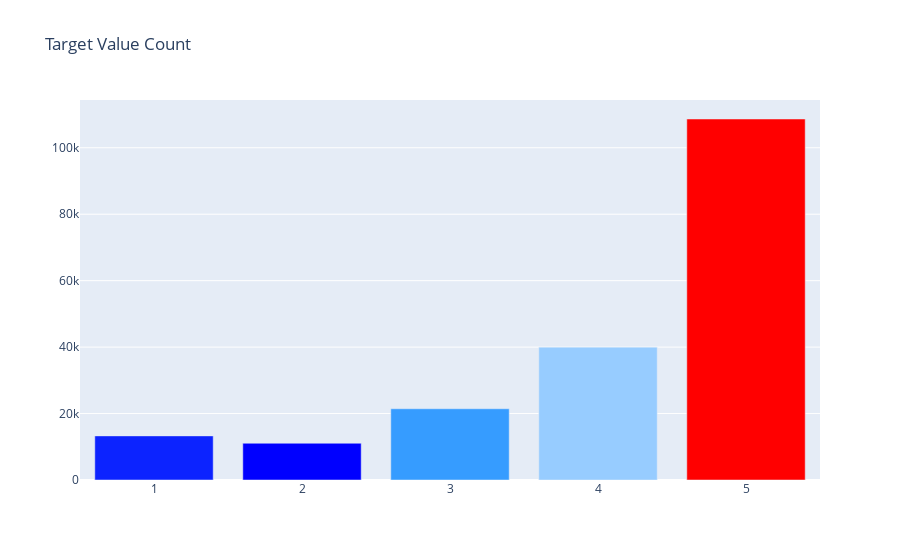
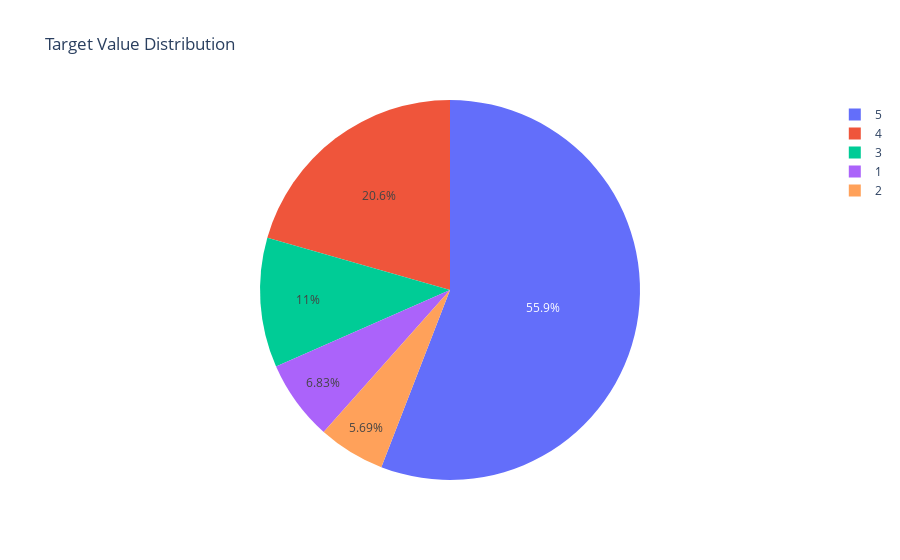

Notebook source saved alongside these figures, in order:
### Markdown cell above
<b> Dataset is skewed, one particular class has more values than compared to other classes. Judging on the basis of rating we can assume most of the reviews are positive

### Code cell
#Bar graph for showing count of each target
count = df['overall'].value_counts()

plot = go.Bar(x=count.index,y=count.values,marker=dict(color=count.values,colorscale = 'Picnic'))
layout = go.Layout(title = 'Target Value Count')

fig = go.Figure(data = [plot],layout=layout)
py.iplot(fig,filename='Value Count')

#Pie Chart for showing distribution

labels = count.index
value = np.array((count/count.sum())*100)

plot = go.Pie(labels=labels,values = value)
layout = go.Layout(title='Target Value Distribution')
fig = go.Figure(data=[plot],layout=layout)
py.iplot(fig,filename='Target Distribution')

### Figure 1 — Plotly figure (JSON) as saved in the notebook; plotly's stock layout.template omitted (floating-point values rounded to 4 significant figures)
{"data": [{"marker": {"color": [108664, 39993, 21439, 13279, 11064], "colorscale": [[0, "rgb(0,0,255)"], [0.1, "rgb(51,153,255)"], [0.2, "rgb(102,204,255)"], [0.3, "rgb(153,204,255)"], [0.4, "rgb(204,204,255)"], [0.5, "rgb(255,255,255)"], [0.6, "rgb(255,204,255)"], [0.7, "rgb(255,153,255)"], [0.8, "rgb(255,102,204)"], [0.9, "rgb(255,102,102)"], [1, "rgb(255,0,0)"]]}, "type": "bar", "x": [5, 4, 3, 1, 2], "y": [108664, 39993, 21439, 13279, 11064]}], "layout": {"title": {"text": "Target Value Count"}}}

### Figure 2 — Plotly figure (JSON) as saved in the notebook; plotly's stock layout.template omitted (floating-point values rounded to 4 significant figures)
{"data": [{"labels": [5, 4, 3, 1, 2], "type": "pie", "values": [55.89, 20.57, 11.03, 6.829, 5.69]}], "layout": {"title": {"text": "Target Value Distribution"}}}
